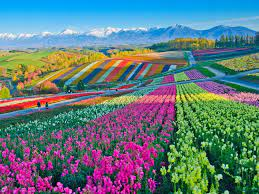
%> input picture flowerfield.jpg, 259 x 194 px
$ octave Problem_11_3.m   (GNU Octave 9; MATLAB toolbox functions it lacks are replaced by stand-ins)
%> lines starting %> are read from the running program, lines starting %| are printed output that depends on the picture
% Problem 11_2 full-colored image processing
clear, clc, close all;

% Load image
Img = imread('flowerfield.jpg');
%> Img is the input picture: size 194x259x3 uint8; mean R, G, B 97.7, 121.3, 124.9

subplot(2,4,1), imshow(Img), title('Original image');
subplot(2,4,2), imshow(Img(:, :, 1)), title('R component');
%> after `imshow(Img(:, :, 1))`:
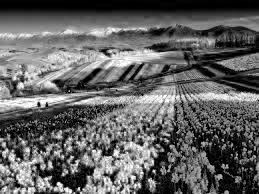
%> displayed picture: size 194x259, on the screen's scale of 0 to 255; min 0, max 255, mean 97.7
subplot(2,4,3), imshow(Img(:, :, 2)), title('G component');
%> after `imshow(Img(:, :, 2))`:
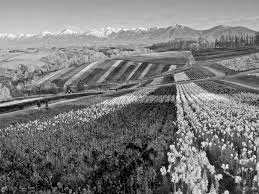
%> displayed picture: size 194x259, on the screen's scale of 0 to 255; min 0, max 255, mean 121.3
subplot(2,4,4), imshow(Img(:, :, 3)), title('B component');
%> after `imshow(Img(:, :, 3))`:
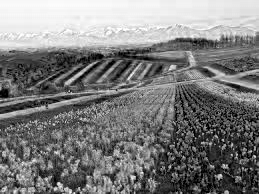
%> displayed picture: size 194x259, on the screen's scale of 0 to 255; min 0, max 255, mean 124.9

% Convert from RGB to HSB color model and display its components
Imghsv = rgb2hsv(Img);
%> Imghsv: size 194x259x3 double; mean H, S, V 0.509, 0.601, 0.625
subplot(2,4,6), imshow(Imghsv(:, :, 1)), title('Hue');
%> after `imshow(Imghsv(:, :, 1))`:
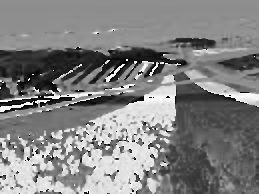
%> displayed picture: size 194x259, on the screen's scale of 0 to 255; min 0, max 255, mean 129.8
subplot(2,4,7), imshow(Imghsv(:, :, 1)), title('Saturation');
subplot(2,4,8), imshow(Imghsv(:, :, 1)), title('Value');
